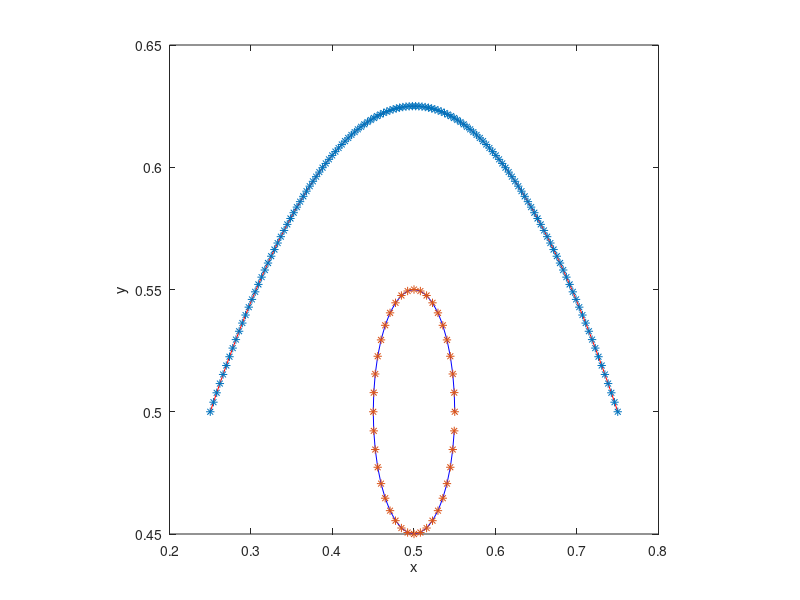

Reproduce this figure in MATLAB.
%-------------------------------------------------------------------------------------------------------------------%
%
% IB2d is an Immersed Boundary Code (IB) for solving fully coupled non-linear 
% 	fluid-structure interaction models. This version of the code is based off of
%	Peskin's Immersed Boundary Method Paper in Acta Numerica, 2002.
%
% Author: Nicholas A. Battista
% Email:  nick.battista@unc.edu
% Date Created: May 27th, 2015
% Institution: UNC-CH
%
% This code is capable of creating Lagrangian Structures using:
% 	1. Springs
% 	2. Beams (*torsional springs)
% 	3. Target Points
%	4. Muscle-Model (combined Force-Length-Velocity model, "HIll+(Length-Tension)")
%
% One is able to update those Lagrangian Structure parameters, e.g., spring constants, resting %%	lengths, etc
% 
% There are a number of built in Examples, mostly used for teaching purposes. 
% 
% If you would like us %to add a specific muscle model, please let Nick (nick.battista@unc.edu) know.
%
%--------------------------------------------------------------------------------------------------------------------%

%%%%%%%%%%%%%%%%%%%%%%%%%%%%%%%%%%%%%%%%%%%%%%%%%%%%%%%%%%%%%%%%%%%%%%%%%%%%%%%%
%
% FUNCTION: creates the BEAM-EXAMPLE geometry and prints associated input files
%
%%%%%%%%%%%%%%%%%%%%%%%%%%%%%%%%%%%%%%%%%%%%%%%%%%%%%%%%%%%%%%%%%%%%%%%%%%%%%%%%

function Beam_and_Cells()

%
% Grid Parameters (MAKE SURE MATCHES IN input2d !!!)
%
Nx =  64;        % # of Eulerian Grid Pts. in x-Direction (MUST BE EVEN!!!)
Ny =  64;        % # of Eulerian Grid Pts. in y-Direction (MUST BE EVEN!!!)
Lx = 1.0;        % Length of Eulerian Grid in x-Direction
Ly = 1.0;        % Length of Eulerian Grid in y-Direction


% Immersed Structure Geometric / Dynamic Parameters %
N = 2*Nx;        % Number of Lagrangian Pts. (2x resolution of Eulerian grid)
a = 0.5;         % Length of beam (only in x-coordinate)
ds = Lx/(2*Nx);  % Lagrangian spacing
struct_name = 'Beam_and_Cells'; % Name for .vertex, .spring, .beam, .target, etc files.
r = 0.05;        % radii of circular cell
x0 = 0.5;
y0 = 0.5;

% Call function to construct geometry
[xLag,yLag] = give_Me_Immsersed_Boundary_Geometry(N,Lx,a);         % GIVES BEAM
[xLag2,yLag2] = give_Me_Immsersed_Boundary_Geometry_Cell(ds,r,x0,y0);    % GIVES CELL

% Plot Geometry to test
plot(xLag,yLag,'r-'); hold on;
plot(xLag,yLag,'*'); hold on;
plot(xLag2,yLag2,'b-'); hold on;
plot(xLag2,yLag2,'*'); hold on;
xlabel('x'); ylabel('y');
axis square;

% BOOK KEEPING FOR PRINTING INPUT FILES
len_beam = length(xLag);                    % # of beam pts
xLag = [xLag xLag2]; yLag = [yLag yLag2];   % # combine into single vector
yLag = yLag + 0.25;                         % just change vertical placement of geometry

% Prints .vertex file!
print_Lagrangian_Vertices(xLag,yLag,struct_name);

% Prints .spring file! 
k_Spring = 5e7; ds_Rest = a/(N-1);
print_Lagrangian_Springs(xLag,yLag,k_Spring,ds_Rest,struct_name,len_beam)


% Prints .beam file! (TORSIONAL SPRINGS)
%k_Beam = 7.5e10; C = 0.0;
%print_Lagrangian_Beams(xLag,yLag,k_Beam,C,struct_name)


% Prints .nonInv_beam file! (NON-INVARIANT))
k_Beam = 3.0e10; 
print_Lagrangian_nonInv_Beams(xLag,yLag,k_Beam,struct_name,len_beam)

% Prints .target file! 
k_Target = 2e8;
print_Lagrangian_Target_Pts(xLag(1:len_beam),k_Target,struct_name)



%%%%%%%%%%%%%%%%%%%%%%%%%%%%%%%%%%%%%%%%%%%%%%%%%%%%%%%%%%%%%%%%%%%%%%%%
%
% FUNCTION: prints VERTEX points to a file called rubberband.vertex
%
%%%%%%%%%%%%%%%%%%%%%%%%%%%%%%%%%%%%%%%%%%%%%%%%%%%%%%%%%%%%%%%%%%%%%%%%

function print_Lagrangian_Vertices(xLag,yLag,struct_name)

    N = length(xLag);

    vertex_fid = fopen([struct_name '.vertex'], 'w');

    fprintf(vertex_fid, '%d\n', N );

    %Loops over all Lagrangian Pts.
    for s = 1:N
        X_v = xLag(s);
        Y_v = yLag(s);
        fprintf(vertex_fid, '%1.16e %1.16e\n', X_v, Y_v);
    end

    fclose(vertex_fid); 
    
%%%%%%%%%%%%%%%%%%%%%%%%%%%%%%%%%%%%%%%%%%%%%%%%%%%%%%%%%%%%%%%%%%%%%%%%
%
% FUNCTION: prints Vertex points to a file called rubberband.vertex
%
%%%%%%%%%%%%%%%%%%%%%%%%%%%%%%%%%%%%%%%%%%%%%%%%%%%%%%%%%%%%%%%%%%%%%%%%

function print_Lagrangian_Target_Pts(xLag,k_Target,struct_name)

    N = length(xLag);

    target_fid = fopen([struct_name '.target'], 'w');

    fprintf(target_fid, '%d\n', 2 );

    fprintf(target_fid, '%d %1.16e\n', 1, k_Target);
    fprintf(target_fid, '%d %1.16e\n', N, k_Target);

    fclose(target_fid); 
 
    

%%%%%%%%%%%%%%%%%%%%%%%%%%%%%%%%%%%%%%%%%%%%%%%%%%%%%%%%%%%%%%%%%%%%%%%%%%%%%%%%%%%%%
%
% FUNCTION: prints BEAM (NON-INVARIANT) points to a file called rubberband.nonInv_beam
%
%%%%%%%%%%%%%%%%%%%%%%%%%%%%%%%%%%%%%%%%%%%%%%%%%%%%%%%%%%%%%%%%%%%%%%%%%%%%%%%%%%%%%

function print_Lagrangian_nonInv_Beams(xLag,yLag,k_Beam,struct_name,lag_beam)

    % k_Beam: beam stiffness
    % C: beam curvature
    
    Ntot = length(xLag); % NOTE: Total number of beams = Number of Total Lag Pts. - 2

    beam_fid = fopen([struct_name '.nonInv_beam'], 'w');

    fprintf(beam_fid, '%d\n', Ntot -3  );

    %spring_force = kappa_spring*ds/(ds^2);

    %BEAMS BETWEEN VERTICES
    for s = 2:lag_beam-1
            if  s <= lag_beam-1         
                fprintf(beam_fid, '%d %d %d %1.16e %1.16e %1.16e\n',s-1, s, s+1, k_Beam, 0, 0);  
            else
                %Case s=N
                fprintf(beam_fid, '%d %d %d %1.16e %1.16e %1.16e\n',s-1, s, 1,   k_Beam, 0, 0);  
            end
    end
    
    for s = lag_beam+1:Ntot-1
            if  s <= lag_beam+1
                left = Ntot;
                mid = s;
                right = s+1;
                xBeam = xLag(left)-2*xLag(mid)+xLag(right);
                yBeam = yLag(left)-2*yLag(mid)+yLag(right);
                fprintf(beam_fid, '%d %d %d %1.16e %1.16e %1.16e\n',Ntot, s, s+1, k_Beam/1e5, xBeam, yBeam);  
            elseif s == Ntot-1
                %Case s=N
                left = s-1;
                mid = s;
                right = Ntot;
                xBeam = xLag(left)-2*xLag(mid)+xLag(right);
                yBeam = yLag(left)-2*yLag(mid)+yLag(right);
                fprintf(beam_fid, '%d %d %d %1.16e %1.16e %1.16e\n',s-1, s, Ntot,   k_Beam/1e5, xBeam, yBeam);
            else
                left = s-1;
                mid = s;
                right = s+1;
                xBeam = xLag(left)-2*xLag(mid)+xLag(right);
                yBeam = yLag(left)-2*yLag(mid)+yLag(right);
                fprintf(beam_fid, '%d %d %d %1.16e %1.16e %1.16e\n',s-1, s, s+1,   k_Beam/1e5, xBeam, yBeam);
            end        
    end
    fclose(beam_fid); 
    
    
    
%%%%%%%%%%%%%%%%%%%%%%%%%%%%%%%%%%%%%%%%%%%%%%%%%%%%%%%%%%%%%%%%%%%%%%%%%%%%%%%%%%%%%
%
% FUNCTION: prints BEAM (Torsional Spring) points to a file called rubberband.beam
%
%%%%%%%%%%%%%%%%%%%%%%%%%%%%%%%%%%%%%%%%%%%%%%%%%%%%%%%%%%%%%%%%%%%%%%%%%%%%%%%%%%%%%

function print_Lagrangian_Beams(xLag,yLag,k_Beam,C,struct_name)

    % k_Beam: beam stiffness
    % C: beam curvature
    
    N = length(xLag); % NOTE: Total number of beams = Number of Total Lag Pts. - 2

    beam_fid = fopen([struct_name '.beam'], 'w');

    fprintf(beam_fid, '%d\n', N-2 );

    %spring_force = kappa_spring*ds/(ds^2);

    %BEAMS BETWEEN VERTICES
    for s = 2:N-1
            if  s <= N-1         
                fprintf(beam_fid, '%d %d %d %1.16e %1.16e\n',s-1, s, s+1, k_Beam, C);  
            else
                %Case s=N
                fprintf(beam_fid, '%d %d %d %1.16e %1.16e\n',s-1, s, 1,   k_Beam, C);  
            end
    end
    fclose(beam_fid); 


%%%%%%%%%%%%%%%%%%%%%%%%%%%%%%%%%%%%%%%%%%%%%%%%%%%%%%%%%%%%%%%%%%%%%%%%
%
% FUNCTION: prints SPRING points to a file called rubberband.spring
%
%%%%%%%%%%%%%%%%%%%%%%%%%%%%%%%%%%%%%%%%%%%%%%%%%%%%%%%%%%%%%%%%%%%%%%%%

function print_Lagrangian_Springs(xLag,yLag,k_Spring,ds_Rest,struct_name,len_beam)

    N = length(xLag);

    spring_fid = fopen([struct_name '.spring'], 'w');

    fprintf(spring_fid, '%d\n', N-1 );

    %spring_force = kappa_spring*ds/(ds^2);

    %SPRINGS BETWEEN VERTICES ON BEAM
    for s = 1:len_beam
            if s < len_beam         
                fprintf(spring_fid, '%d %d %1.16e %1.16e\n', s, s+1, k_Spring, ds_Rest);  
            end
    end
    
    for s=len_beam+1:N
            if s < N        
                fprintf(spring_fid, '%d %d %1.16e %1.16e\n', s, s+1, k_Spring/100, ds_Rest);  
            else
                fprintf(spring_fid, '%d %d %1.16e %1.16e\n', N, len_beam+1, k_Spring/100, ds_Rest);
            end
    end
    fclose(spring_fid); 
    
    

%%%%%%%%%%%%%%%%%%%%%%%%%%%%%%%%%%%%%%%%%%%%%%%%%%%%%%%%%%%%%%%%%%%%%%%%
%
% FUNCTION: creates the Lagrangian structure geometry
%
%%%%%%%%%%%%%%%%%%%%%%%%%%%%%%%%%%%%%%%%%%%%%%%%%%%%%%%%%%%%%%%%%%%%%%%%

function [xLag,yLag] = give_Me_Immsersed_Boundary_Geometry(N,Lx,a)

% The immsersed structure is a curved line %
ds = a/(N-1);

xLag(1) = -a/2;%Lx/2-a/2;
yLag(1) = 0.0;
for i=2:N
    
    xLag(i) = xLag(i-1) + ds;
    x = xLag(i);
    yLag(i) = -2*( (x)^2 - (a/2)^2 );

end

xLag = xLag + Lx/2;
yLag = yLag + Lx/2;

%%%%%%%%%%%%%%%%%%%%%%%%%%%%%%%%%%%%%%%%%%%%%%%%%%%%%%%%%%%%%%%%%%%%%%%%
%
% FUNCTION: creates the Lagrangian structure geometry
%
%%%%%%%%%%%%%%%%%%%%%%%%%%%%%%%%%%%%%%%%%%%%%%%%%%%%%%%%%%%%%%%%%%%%%%%%

function [xLag,yLag] = give_Me_Immsersed_Boundary_Geometry_Cell(ds,r,x0,y0)

    % ds:      Lagrangian spacing
    % r:       radius
    % (x0,y0): center of circle

Npts = floor(2*pi*r/ds);
theta = linspace(0,2*pi,Npts+1);
theta = theta(1:end-1);

% The immsersed structure is an ellipse %
for i=1:Npts
    
    xLag(i) = x0 + r * cos( theta(i) );
    yLag(i) = y0 + r * sin( theta(i) );
    
end
